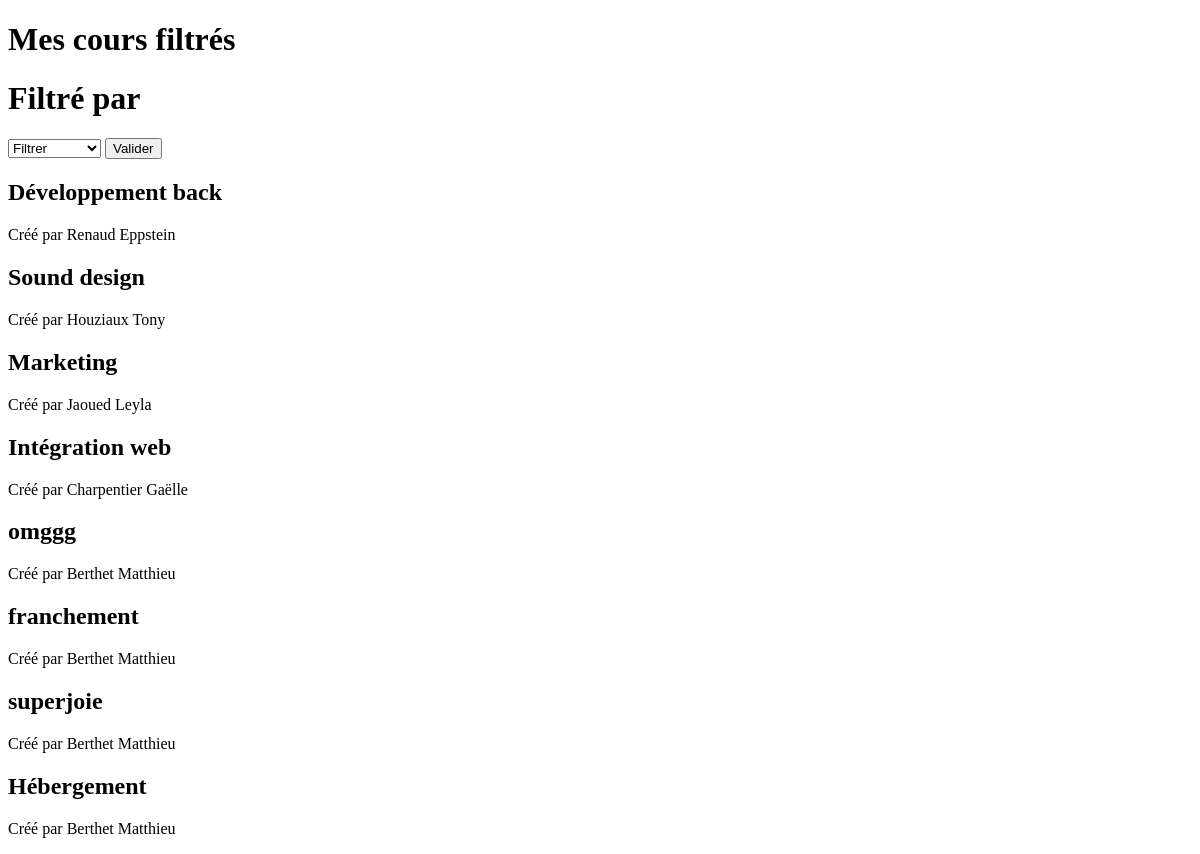
/filtrecours.php (signed in), run on an earlier commit of the app's database.
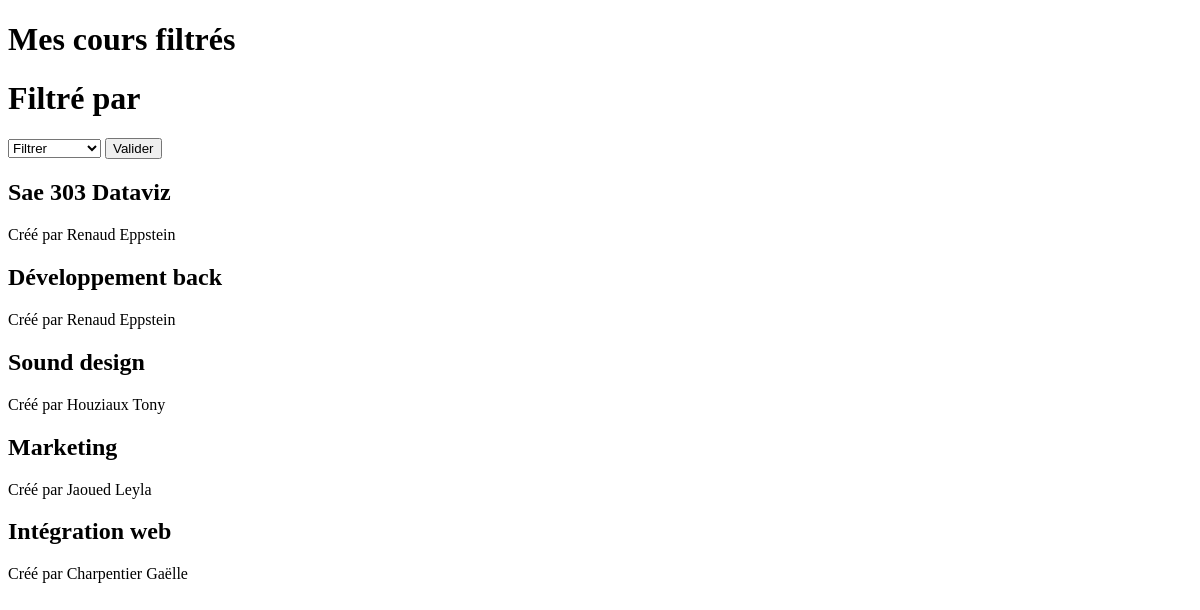
And on a later commit of the database.
### tables this page shows
CREATE TABLE IF NOT EXISTS `grossematiere` (
  `id_matiere` int NOT NULL AUTO_INCREMENT,
  `nom_mat` text NOT NULL,
  `coefficient` int NOT NULL,
  `illustration` text NOT NULL,
  `type` varchar(200) NOT NULL,
  `prof_ext` int NOT NULL,
  PRIMARY KEY (`id_matiere`)
);

CREATE TABLE IF NOT EXISTS `utilisateurs` (
  `login` varchar(100) NOT NULL,
  `nom` varchar(200) NOT NULL,
  `prenom` varchar(200) NOT NULL,
  `id_utilisateurs` int NOT NULL AUTO_INCREMENT,
  `mot_de_passe` varchar(255) NOT NULL,
  `photoprofil` text NOT NULL,
  `role` varchar(800) NOT NULL,
  `email` varchar(200) NOT NULL,
  `promotion` varchar(100) DEFAULT NULL,
  `bio` varchar(500) DEFAULT NULL,
  PRIMARY KEY (`id_utilisateurs`),
  UNIQUE KEY `nom` (`nom`),
  UNIQUE KEY `prenom` (`prenom`),
  UNIQUE KEY `email` (`email`),
  UNIQUE KEY `login` (`login`)
);

### filtrecours.php (the view, shortened to what this page needs)
<!DOCTYPE html>
<html lang="en">
<head>
</head>
<body>
    <h1>Mes cours filtrés</h1>
    <div>
        <h1> Filtré par </h1>
        <form action="filtrecours.php" method="GET">
            <div class="input-container">
                <select name="filter" id="filter" aria-label="Filtrer dans le site">
                    <option value="0" <?php if ($_GET['filter'] == 0)echo 'selected'; ?>>Filtrer</option>
                </select>
                <input type="submit" value="Valider">
            </div>
        </form>
    </div>
    <?php
    include("connexion.php");
    $requete = "SELECT grossematiere.*, utilisateurs.nom, utilisateurs.prenom
        FROM grossematiere
        INNER JOIN utilisateurs ON grossematiere.prof_ext = utilisateurs.id_utilisateurs";
    $requete .= " ORDER BY grossematiere.id_matiere DESC";
    $stmt = $db->query($requete);
    $resultat = $stmt->fetchAll(PDO::FETCH_ASSOC);
    foreach ($resultat as $cours) {
        echo "<div class='cours'>
            <div>
                <h2>{$cours["nom_mat"]}</h2>
                <p> Créé par {$cours["nom"]} {$cours["prenom"]}</p>
            </div>
        </div>";
    }
    ?>
</body>
</html>

What changed in the data, as far as the page shows it:
removed grossematiere: nom_mat "omggg", utilisateurs.nom "Berthet", utilisateurs.prenom "Matthieu"
removed grossematiere: nom_mat "franchement", utilisateurs.nom "Berthet", utilisateurs.prenom "Matthieu"
removed grossematiere: nom_mat "superjoie", utilisateurs.nom "Berthet", utilisateurs.prenom "Matthieu"
removed grossematiere: nom_mat "Hébergement", utilisateurs.nom "Berthet", utilisateurs.prenom "Matthieu"
added grossematiere: nom_mat "Sae 303 Dataviz", utilisateurs.nom "Renaud", utilisateurs.prenom "Eppstein"
